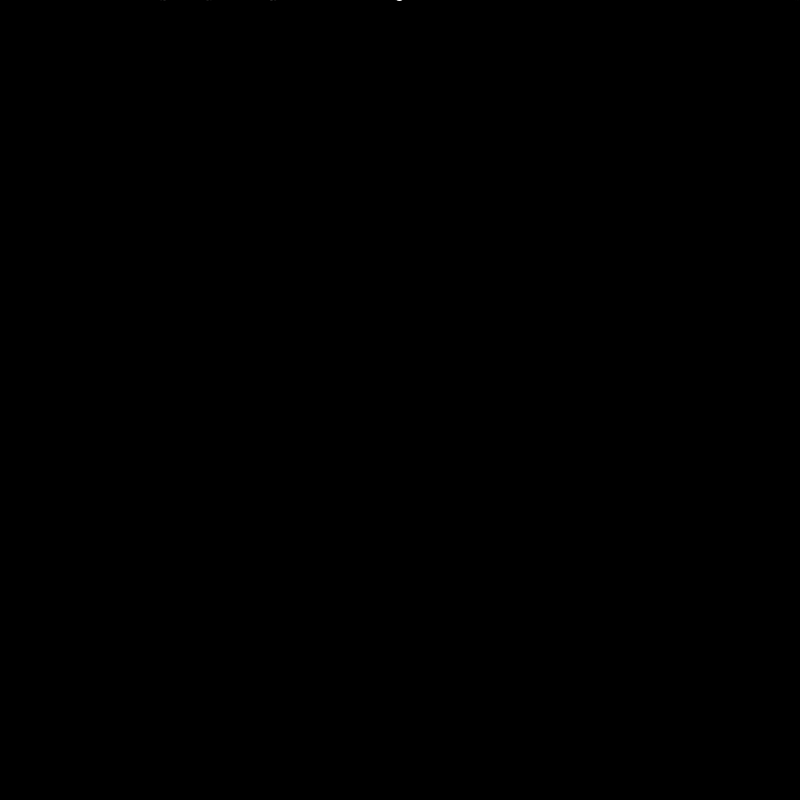
Frame 1 (no input)
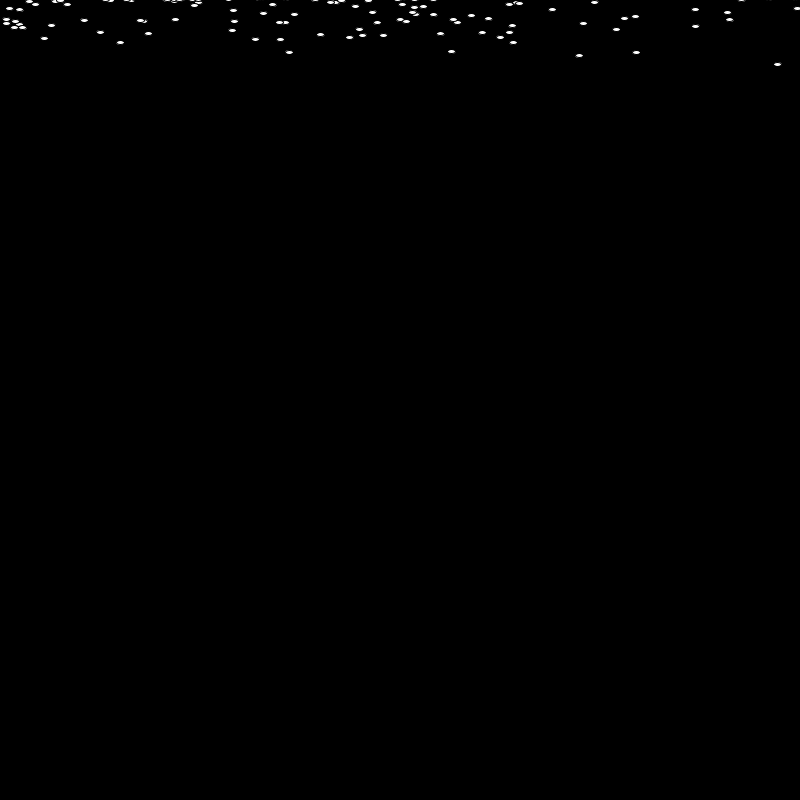
Frame 60 (the mouse pressed at the canvas centre just before this capture)
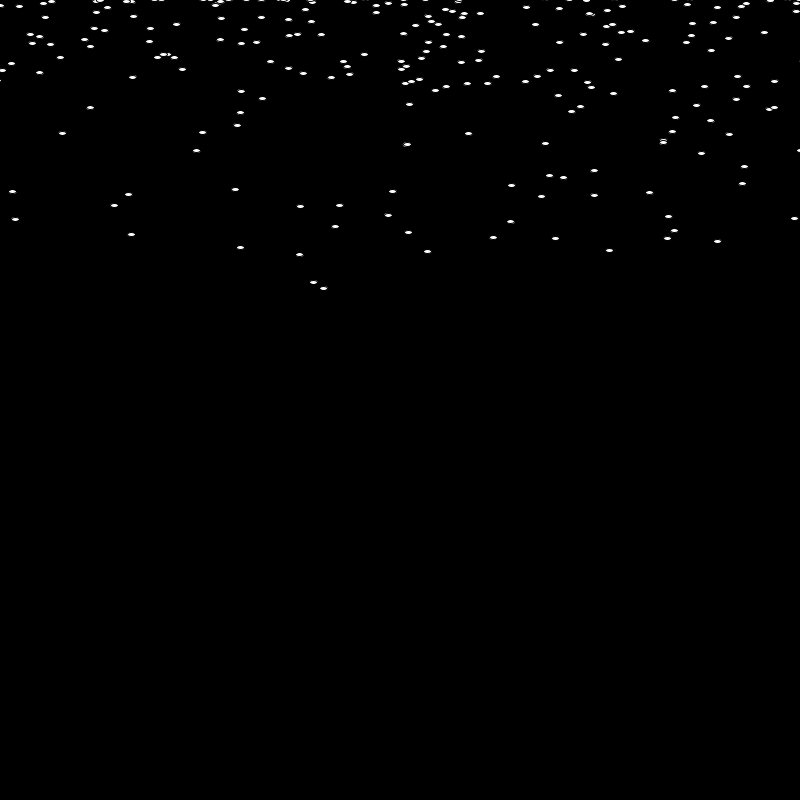
Frame 120 (the mouse held since frame 60 and released just before this capture)

The Processing sketch that drew these frames (run headless with seeded random() and noise(); from frame 60 on, the mouse is pressed at the canvas centre):

// Processing sketch: processing_93661
// ── processing_93661.pde

ArrayList<Particle> particles;

int x = 1000;
float y = 0.01;

void setup() {
  size(800,800);
  particles = new ArrayList<Particle>();
}

void draw() {
  background(0);
  //[offset-down] A new Particle object is added to the ArrayList every cycle through draw().
  particles.add(new Particle(new PVector(width/5,0)));
  particles.add(new Particle(new PVector(width/4,0)));
  particles.add(new Particle(new PVector(width/3,0)));
  particles.add(new Particle(new PVector(width/2,0)));
  particles.add(new Particle(new PVector(width/1,0)));

  for (int i = 0; i < particles.size(); i++) {
    Particle p = particles.get(i);
    p.run();
    if (p.isDead()) {
      particles.remove(i);
    }
  }
  
  fill(255);
  rect(0, x, 800, y);
  x--;
  y++;
}
 
class Particle {
  PVector location;
  PVector velocity;
  PVector acceleration;
  float lifespan;

  Particle(PVector l) {
    //[offset-up] For demonstration purposes we assign the Particle an initial velocity and constant acceleration.
    acceleration = new PVector(0,0.05);
    velocity = new PVector(random(-10,10),random(-2,0));
    location = l.get();
    lifespan = 500.0;
  }

  // Sometimes it’s convenient to have a “run”
  // function that calls all the other functions we need.
  void run() {
    update();
    display();
  }

  void update() {
    velocity.add(acceleration);
    location.add(velocity);
    lifespan -= 2.0;
  }

  void display() {
    stroke(0,lifespan);
    fill(255,lifespan);
    ellipse(location.x,location.y,8,4);
  }

  // Is the Particle alive or dead?
  boolean isDead() {
    if (lifespan < 0.0) {
      return true;
    } else {
      return false;
    }
  }
}
